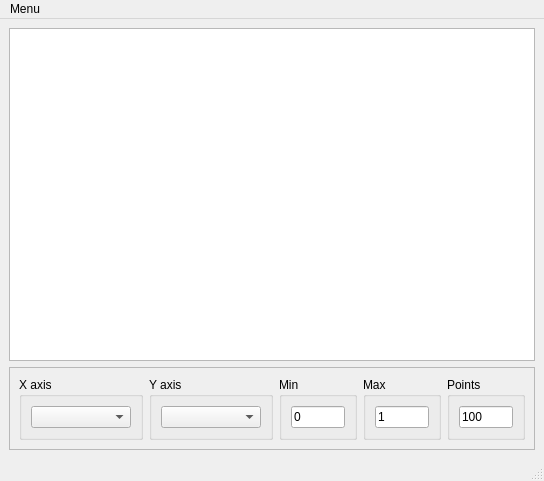
<?xml version="1.0" encoding="UTF-8"?>
<ui version="4.0">
 <class>MainWindow</class>
 <widget class="QMainWindow" name="MainWindow">
  <property name="geometry">
   <rect>
    <x>0</x>
    <y>0</y>
    <width>544</width>
    <height>481</height>
   </rect>
  </property>
  <property name="windowTitle">
   <string>Epics Plot</string>
  </property>
  <widget class="QWidget" name="centralwidget">
   <layout class="QVBoxLayout" name="verticalLayout_6">
    <item>
     <widget class="GraphicsLayoutWidget" name="canvas">
      <property name="minimumSize">
       <size>
        <width>300</width>
        <height>300</height>
       </size>
      </property>
     </widget>
    </item>
    <item>
     <widget class="QFrame" name="frame">
      <property name="frameShape">
       <enum>QFrame::StyledPanel</enum>
      </property>
      <property name="frameShadow">
       <enum>QFrame::Raised</enum>
      </property>
      <layout class="QHBoxLayout" name="horizontalLayout">
       <item>
        <widget class="QGroupBox" name="groupBox">
         <property name="title">
          <string>X axis</string>
         </property>
         <layout class="QVBoxLayout" name="verticalLayout">
          <item>
           <widget class="QComboBox" name="xaxis_comboBox">
            <property name="minimumSize">
             <size>
              <width>100</width>
              <height>0</height>
             </size>
            </property>
            <property name="maximumSize">
             <size>
              <width>100</width>
              <height>16777215</height>
             </size>
            </property>
           </widget>
          </item>
         </layout>
        </widget>
       </item>
       <item>
        <widget class="QGroupBox" name="groupBox_2">
         <property name="title">
          <string>Y axis</string>
         </property>
         <layout class="QVBoxLayout" name="verticalLayout_2">
          <item>
           <widget class="QComboBox" name="yaxis_comboBox">
            <property name="minimumSize">
             <size>
              <width>100</width>
              <height>0</height>
             </size>
            </property>
            <property name="maximumSize">
             <size>
              <width>100</width>
              <height>16777215</height>
             </size>
            </property>
           </widget>
          </item>
         </layout>
        </widget>
       </item>
       <item>
        <widget class="QGroupBox" name="groupBox_3">
         <property name="title">
          <string>Min</string>
         </property>
         <layout class="QVBoxLayout" name="verticalLayout_3">
          <item>
           <widget class="QLineEdit" name="min_lineEdit">
            <property name="minimumSize">
             <size>
              <width>50</width>
              <height>0</height>
             </size>
            </property>
            <property name="maximumSize">
             <size>
              <width>70</width>
              <height>16777215</height>
             </size>
            </property>
            <property name="text">
             <string>0</string>
            </property>
           </widget>
          </item>
         </layout>
        </widget>
       </item>
       <item>
        <widget class="QGroupBox" name="groupBox_4">
         <property name="title">
          <string>Max</string>
         </property>
         <layout class="QVBoxLayout" name="verticalLayout_4">
          <item>
           <widget class="QLineEdit" name="max_lineEdit">
            <property name="minimumSize">
             <size>
              <width>50</width>
              <height>0</height>
             </size>
            </property>
            <property name="maximumSize">
             <size>
              <width>70</width>
              <height>16777215</height>
             </size>
            </property>
            <property name="text">
             <string>1</string>
            </property>
           </widget>
          </item>
         </layout>
        </widget>
       </item>
       <item>
        <widget class="QGroupBox" name="groupBox_5">
         <property name="title">
          <string>Points</string>
         </property>
         <layout class="QVBoxLayout" name="verticalLayout_5">
          <item>
           <widget class="QLineEdit" name="points_lineEdit">
            <property name="minimumSize">
             <size>
              <width>50</width>
              <height>0</height>
             </size>
            </property>
            <property name="maximumSize">
             <size>
              <width>70</width>
              <height>16777215</height>
             </size>
            </property>
            <property name="text">
             <string>100</string>
            </property>
           </widget>
          </item>
         </layout>
        </widget>
       </item>
      </layout>
     </widget>
    </item>
   </layout>
  </widget>
  <widget class="QMenuBar" name="menubar">
   <property name="geometry">
    <rect>
     <x>0</x>
     <y>0</y>
     <width>544</width>
     <height>20</height>
    </rect>
   </property>
   <widget class="QMenu" name="menuMenu">
    <property name="title">
     <string>Menu</string>
    </property>
    <addaction name="actionChange_title"/>
    <addaction name="actionReference"/>
   </widget>
   <addaction name="menuMenu"/>
  </widget>
  <widget class="QStatusBar" name="statusbar"/>
  <action name="actionChange_title">
   <property name="text">
    <string>Change title</string>
   </property>
  </action>
  <action name="actionSave_plot">
   <property name="text">
    <string>Save plot</string>
   </property>
  </action>
  <action name="actionReference">
   <property name="text">
    <string>Reference</string>
   </property>
  </action>
 </widget>
 <customwidgets>
  <customwidget>
   <class>GraphicsLayoutWidget</class>
   <extends>QGraphicsView</extends>
   <header>pyqtgraph</header>
   <container>1</container>
  </customwidget>
 </customwidgets>
 <resources/>
 <connections/>
</ui>
